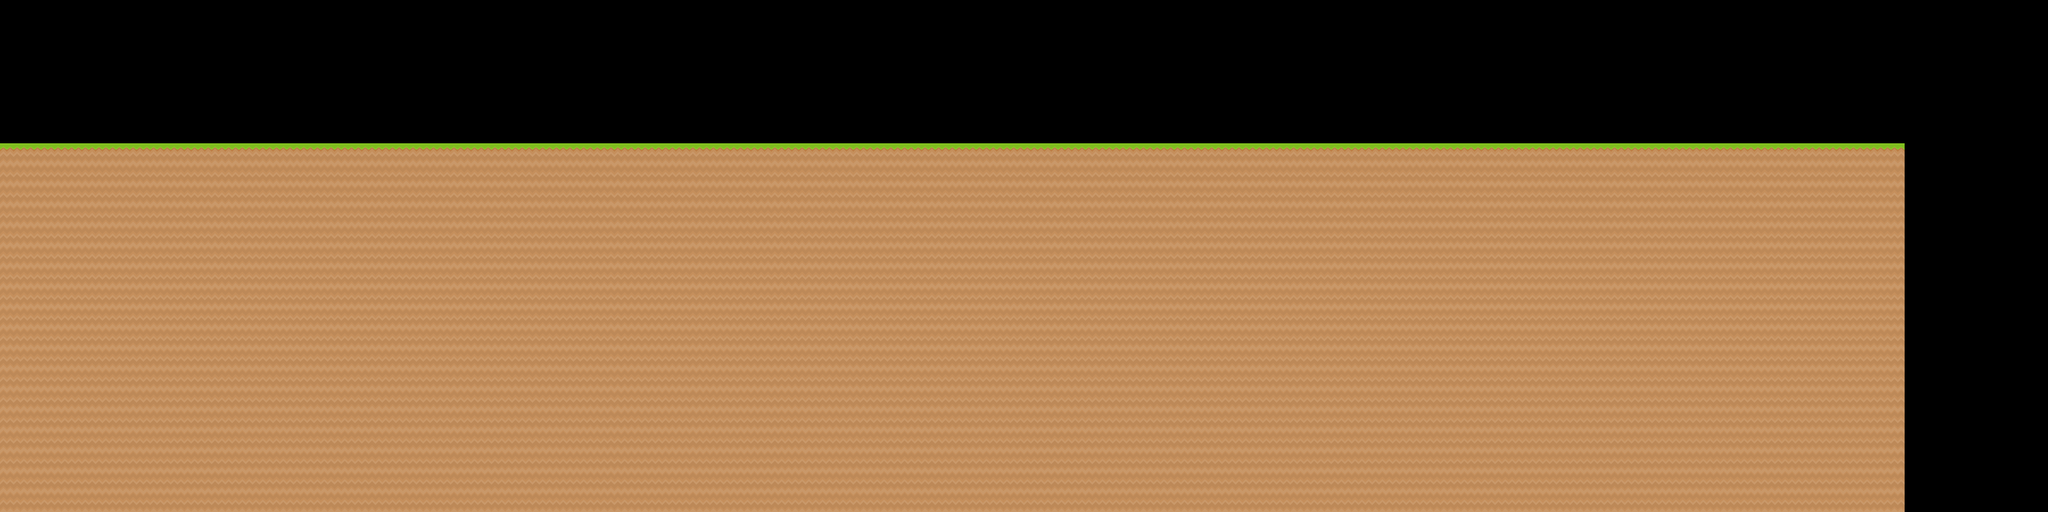

A 2D game scene composited from a Tiled map and its tileset images. What follows is a short description and the map's XML, with every tile layer's data as written:
An orthogonal 100x25 tile map with 128x128 px tiles, 1 tile layer (Ground) and 5 objects.

<map version="1.0" tiledversion="1.0.3" orientation="orthogonal" renderorder="left-up" width="100" height="25" tilewidth="128" tileheight="128" nextobjectid="1">
 <properties>
  <property name="unity:scale" value="0.01" />
 </properties>
 <tileset firstgid="1" name="Tiles" tilewidth="128" tileheight="128" spacing="4" tilecount="93" columns="3">
  <image source="../Sprites/Tiles/spritesheet_ground-pad-2.png" width="512" height="4096" />
  <tile id="0">
   <objectgroup draworder="index">
    <object id="1" x="-0.094" y="0.068" width="128.188" height="127.864" />
   </objectgroup>
  </tile>
  <tile id="1">
   <objectgroup draworder="index">
    <object id="1" x="-0.318182" y="0" width="128.188" height="127.864" />
   </objectgroup>
  </tile>
  <tile id="3">
   <objectgroup draworder="index">
    <object id="1" x="-0.344" y="0.318" width="128.188" height="127.864" />
   </objectgroup>
  </tile>
  <tile id="4">
   <objectgroup draworder="index">
    <object id="1" x="0.156" y="-0.182" width="128.188" height="127.864" />
   </objectgroup>
  </tile>
  <tile id="6">
   <objectgroup draworder="index">
    <object id="1" x="0.156" y="0.068" width="128.188" height="127.864" />
   </objectgroup>
  </tile>
 </tileset>
 <layer name="Ground" width="100" height="25">
  <properties>
   <property name="unity:layer" value="Ground" />
   <property name="unity:tag" value="Ground" />
  </properties>
  <data encoding="csv">
0,0,0,0,0,0,0,0,0,0,0,0,0,0,0,0,0,0,0,0,0,0,0,0,0,0,0,0,0,0,0,0,0,0,0,0,0,0,0,0,0,0,0,0,0,0,0,0,0,0,0,0,0,0,0,0,0,0,0,0,0,0,0,0,0,0,0,0,0,0,0,0,0,0,0,0,0,0,0,0,0,0,0,0,0,0,0,0,0,0,0,0,0,0,0,0,0,0,0,0,
0,0,0,0,0,0,0,0,0,0,0,0,0,0,0,0,0,0,0,0,0,0,0,0,0,0,0,0,0,0,0,0,0,0,0,0,0,0,0,0,0,0,0,0,0,0,0,0,0,0,0,0,0,0,0,0,0,0,0,0,0,0,0,0,0,0,0,0,0,0,0,0,0,0,0,0,0,0,0,0,0,0,0,0,0,0,0,0,0,0,0,0,0,0,0,0,0,0,0,0,
0,0,0,0,0,0,0,0,0,0,0,0,0,0,0,0,0,0,0,0,0,0,0,0,0,0,0,0,0,0,0,0,0,0,0,0,0,0,0,0,0,0,0,0,0,0,0,0,0,0,0,0,0,0,0,0,0,0,0,0,0,0,0,0,0,0,0,0,0,0,0,0,0,0,0,0,0,0,0,0,0,0,0,0,0,0,0,0,0,0,0,0,0,0,0,0,0,0,0,0,
0,0,0,0,0,0,0,0,0,0,0,0,0,0,0,0,0,0,0,0,0,0,0,0,0,0,0,0,0,0,0,0,0,0,0,0,0,0,0,0,0,0,0,0,0,0,0,0,0,0,0,0,0,0,0,0,0,0,0,0,0,0,0,0,0,0,0,0,0,0,0,0,0,0,0,0,0,0,0,0,0,0,0,0,0,0,0,0,0,0,0,0,0,0,0,0,0,0,0,0,
0,0,0,0,0,0,0,0,0,0,0,0,0,0,0,0,0,0,0,0,0,0,0,0,0,0,0,0,0,0,0,0,0,0,0,0,0,0,0,0,0,0,0,0,0,0,0,0,0,0,0,0,0,0,0,0,0,0,0,0,0,0,0,0,0,0,0,0,0,0,0,0,0,0,0,0,0,0,0,0,0,0,0,0,0,0,0,0,0,0,0,0,0,0,0,0,0,0,0,0,
0,0,0,0,0,0,0,0,0,0,0,0,0,0,0,0,0,0,0,0,0,0,0,0,0,0,0,0,0,0,0,0,0,0,0,0,0,0,0,0,0,0,0,0,0,0,0,0,0,0,0,0,0,0,0,0,0,0,0,0,0,0,0,0,0,0,0,0,0,0,0,0,0,0,0,0,0,0,0,0,0,0,0,0,0,0,0,0,0,0,0,0,0,0,0,0,0,0,0,0,
0,0,0,0,0,0,0,0,0,0,0,0,0,0,0,0,0,0,0,0,0,0,0,0,0,0,0,0,0,0,0,0,0,0,0,0,0,0,0,0,0,0,0,0,0,0,0,0,0,0,0,0,0,0,0,0,0,0,0,0,0,0,0,0,0,0,0,0,0,0,0,0,0,0,0,0,0,0,0,0,0,0,0,0,0,0,0,0,0,0,0,0,0,0,0,0,0,0,0,0,
4,4,4,4,4,4,4,4,4,4,4,4,4,4,4,4,4,4,4,4,4,4,4,4,4,4,4,4,4,4,4,4,4,4,4,4,4,4,4,4,4,4,4,4,4,4,4,4,4,4,4,4,4,4,4,4,4,4,4,4,4,4,4,4,4,4,4,4,4,4,4,4,4,4,4,4,4,4,4,4,4,4,4,4,4,4,4,4,4,4,4,4,4,0,0,0,0,0,0,0,
2,2,2,2,2,2,2,2,2,2,2,2,2,2,2,2,2,2,2,2,2,2,2,2,2,2,2,2,2,2,2,2,2,2,2,2,2,2,2,2,2,2,2,2,2,2,2,2,2,2,2,2,2,2,2,2,2,2,2,2,2,2,2,2,2,2,2,2,2,2,2,2,2,2,2,2,2,2,2,2,2,2,2,2,2,2,2,2,2,2,2,2,2,0,0,0,0,0,0,0,
2,2,2,2,2,2,2,2,2,2,2,2,2,2,2,2,2,2,2,2,2,2,2,2,2,2,2,2,2,2,2,2,2,2,2,2,2,2,2,2,2,2,2,2,2,2,2,2,2,2,2,2,2,2,2,2,2,2,2,2,2,2,2,2,2,2,2,2,2,2,2,2,2,2,2,2,2,2,2,2,2,2,2,2,2,2,2,2,2,2,2,2,2,0,0,0,0,0,0,0,
2,2,2,2,2,2,2,2,2,2,2,2,2,2,2,2,2,2,2,2,2,2,2,2,2,2,2,2,2,2,2,2,2,2,2,2,2,2,2,2,2,2,2,2,2,2,2,2,2,2,2,2,2,2,2,2,2,2,2,2,2,2,2,2,2,2,2,2,2,2,2,2,2,2,2,2,2,2,2,2,2,2,2,2,2,2,2,2,2,2,2,2,2,0,0,0,0,0,0,0,
2,2,2,2,2,2,2,2,2,2,2,2,2,2,2,2,2,2,2,2,2,2,2,2,2,2,2,2,2,2,2,2,2,2,2,2,2,2,2,2,2,2,2,2,2,2,2,2,2,2,2,2,2,2,2,2,2,2,2,2,2,2,2,2,2,2,2,2,2,2,2,2,2,2,2,2,2,2,2,2,2,2,2,2,2,2,2,2,2,2,2,2,2,0,0,0,0,0,0,0,
2,2,2,2,2,2,2,2,2,2,2,2,2,2,2,2,2,2,2,2,2,2,2,2,2,2,2,2,2,2,2,2,2,2,2,2,2,2,2,2,2,2,2,2,2,2,2,2,2,2,2,2,2,2,2,2,2,2,2,2,2,2,2,2,2,2,2,2,2,2,2,2,2,2,2,2,2,2,2,2,2,2,2,2,2,2,2,2,2,2,2,2,2,0,0,0,0,0,0,0,
2,2,2,2,2,2,2,2,2,2,2,2,2,2,2,2,2,2,2,2,2,2,2,2,2,2,2,2,2,2,2,2,2,2,2,2,2,2,2,2,2,2,2,2,2,2,2,2,2,2,2,2,2,2,2,2,2,2,2,2,2,2,2,2,2,2,2,2,2,2,2,2,2,2,2,2,2,2,2,2,2,2,2,2,2,2,2,2,2,2,2,2,2,0,0,0,0,0,0,0,
2,2,2,2,2,2,2,2,2,2,2,2,2,2,2,2,2,2,2,2,2,2,2,2,2,2,2,2,2,2,2,2,2,2,2,2,2,2,2,2,2,2,2,2,2,2,2,2,2,2,2,2,2,2,2,2,2,2,2,2,2,2,2,2,2,2,2,2,2,2,2,2,2,2,2,2,2,2,2,2,2,2,2,2,2,2,2,2,2,2,2,2,2,0,0,0,0,0,0,0,
2,2,2,2,2,2,2,2,2,2,2,2,2,2,2,2,2,2,2,2,2,2,2,2,2,2,2,2,2,2,2,2,2,2,2,2,2,2,2,2,2,2,2,2,2,2,2,2,2,2,2,2,2,2,2,2,2,2,2,2,2,2,2,2,2,2,2,2,2,2,2,2,2,2,2,2,2,2,2,2,2,2,2,2,2,2,2,2,2,2,2,2,2,0,0,0,0,0,0,0,
2,2,2,2,2,2,2,2,2,2,2,2,2,2,2,2,2,2,2,2,2,2,2,2,2,2,2,2,2,2,2,2,2,2,2,2,2,2,2,2,2,2,2,2,2,2,2,2,2,2,2,2,2,2,2,2,2,2,2,2,2,2,2,2,2,2,2,2,2,2,2,2,2,2,2,2,2,2,2,2,2,2,2,2,2,2,2,2,2,2,2,2,2,0,0,0,0,0,0,0,
2,2,2,2,2,2,2,2,2,2,2,2,2,2,2,2,2,2,2,2,2,2,2,2,2,2,2,2,2,2,2,2,2,2,2,2,2,2,2,2,2,2,2,2,2,2,2,2,2,2,2,2,2,2,2,2,2,2,2,2,2,2,2,2,2,2,2,2,2,2,2,2,2,2,2,2,2,2,2,2,2,2,2,2,2,2,2,2,2,2,2,2,2,0,0,0,0,0,0,0,
2,2,2,2,2,2,2,2,2,2,2,2,2,2,2,2,2,2,2,2,2,2,2,2,2,2,2,2,2,2,2,2,2,2,2,2,2,2,2,2,2,2,2,2,2,2,2,2,2,2,2,2,2,2,2,2,2,2,2,2,2,2,2,2,2,2,2,2,2,2,2,2,2,2,2,2,2,2,2,2,2,2,2,2,2,2,2,2,2,2,2,2,2,0,0,0,0,0,0,0,
2,2,2,2,2,2,2,2,2,2,2,2,2,2,2,2,2,2,2,2,2,2,2,2,2,2,2,2,2,2,2,2,2,2,2,2,2,2,2,2,2,2,2,2,2,2,2,2,2,2,2,2,2,2,2,2,2,2,2,2,2,2,2,2,2,2,2,2,2,2,2,2,2,2,2,2,2,2,2,2,2,2,2,2,2,2,2,2,2,2,2,2,2,0,0,0,0,0,0,0,
2,2,2,2,2,2,2,2,2,2,2,2,2,2,2,2,2,2,2,2,2,2,2,2,2,2,2,2,2,2,2,2,2,2,2,2,2,2,2,2,2,2,2,2,2,2,2,2,2,2,2,2,2,2,2,2,2,2,2,2,2,2,2,2,2,2,2,2,2,2,2,2,2,2,2,2,2,2,2,2,2,2,2,2,2,2,2,2,2,2,2,2,2,0,0,0,0,0,0,0,
2,2,2,2,2,2,2,2,2,2,2,2,2,2,2,2,2,2,2,2,2,2,2,2,2,2,2,2,2,2,2,2,2,2,2,2,2,2,2,2,2,2,2,2,2,2,2,2,2,2,2,2,2,2,2,2,2,2,2,2,2,2,2,2,2,2,2,2,2,2,2,2,2,2,2,2,2,2,2,2,2,2,2,2,2,2,2,2,2,2,2,2,2,0,0,0,0,0,0,0,
2,2,2,2,2,2,2,2,2,2,2,2,2,2,2,2,2,2,2,2,2,2,2,2,2,2,2,2,2,2,2,2,2,2,2,2,2,2,2,2,2,2,2,2,2,2,2,2,2,2,2,2,2,2,2,2,2,2,2,2,2,2,2,2,2,2,2,2,2,2,2,2,2,2,2,2,2,2,2,2,2,2,2,2,2,2,2,2,2,2,2,2,2,0,0,0,0,0,0,0,
2,2,2,2,2,2,2,2,2,2,2,2,2,2,2,2,2,2,2,2,2,2,2,2,2,2,2,2,2,2,2,2,2,2,2,2,2,2,2,2,2,2,2,2,2,2,2,2,2,2,2,2,2,2,2,2,2,2,2,2,2,2,2,2,2,2,2,2,2,2,2,2,2,2,2,2,2,2,2,2,2,2,2,2,2,2,2,2,2,2,2,2,2,0,0,0,0,0,0,0,
2,2,2,2,2,2,2,2,2,2,2,2,2,2,2,2,2,2,2,2,2,2,2,2,2,2,2,2,2,2,2,2,2,2,2,2,2,2,2,2,2,2,2,2,2,2,2,2,2,2,2,2,2,2,2,2,2,2,2,2,2,2,2,2,2,2,2,2,2,2,2,2,2,2,2,2,2,2,2,2,2,2,2,2,2,2,2,2,2,2,2,2,2,0,0,0,0,0,0,0
</data>
 </layer>
</map>